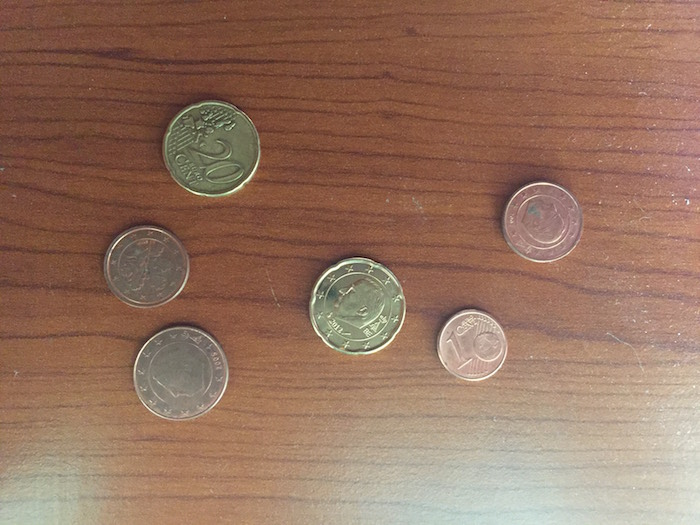
#> input picture code/img/coin1.JPG, 700 x 525 px
$ python simple_contour.py --image img/coin1.JPG   (older library calls are emulated)
#> lines starting #> are read from the running program, lines starting #| are printed output that depends on the picture; after the words box and inside, x2 and y2 are one past the last pixel; in counts of white or black regions, pixels touching at a corner belong together
# import the necessary packages
from __future__ import print_function
from skimage.feature import peak_local_max
from skimage.morphology import watershed
from scipy import ndimage
import argparse
import cv2

# construct the argument parse and parse the arguments
ap = argparse.ArgumentParser()
ap.add_argument("-i", "--image", required=True,
	help="path to input image")
args = vars(ap.parse_args())


# load the image and perform pyramid mean shift filtering
# to aid the thresholding step
image = cv2.imread(args["image"])
#> image is the input picture: shape (525, 700, 3); mean B, G, R 96.4, 115.5, 149.7
shifted = cv2.pyrMeanShiftFiltering(image, 21, 51)
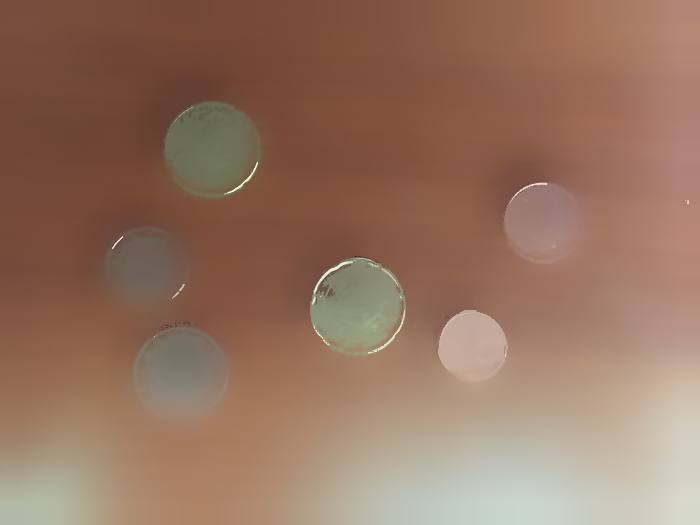
#> shifted: shape (525, 700, 3); mean B, G, R 96.1, 115.3, 149.8
#cv2.imshow("Input", image)


# convert the mean shift image to grayscale, then apply
# Otsu's thresholding
gray = cv2.cvtColor(shifted, cv2.COLOR_BGR2GRAY)
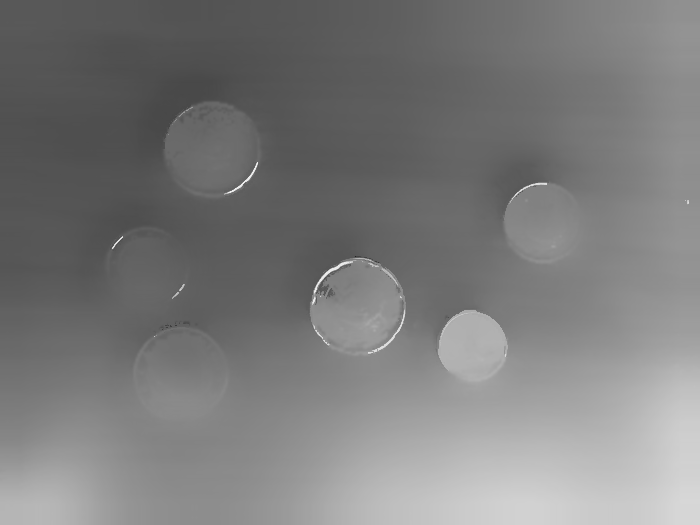
#> gray: shape (525, 700); min 33, max 239, mean 123.4
thresh = cv2.threshold(gray, 0, 255,
	cv2.THRESH_BINARY | cv2.THRESH_OTSU)[1]
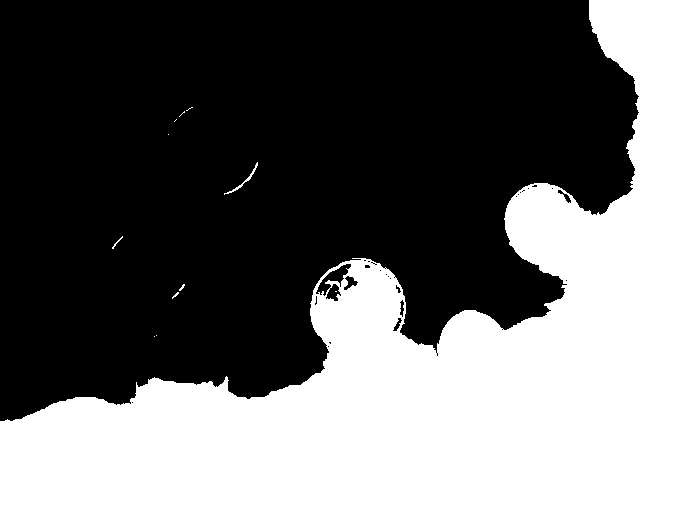
#> thresh: shape (525, 700); 43.5% white; 12 white regions (9 under 20 px)
#cv2.imshow("Thresh", thresh)


# find contours in the thresholded image
cnts = cv2.findContours(thresh.copy(), cv2.RETR_EXTERNAL,
	cv2.CHAIN_APPROX_SIMPLE)[-2]
#> cnts = 11 contours, 9 with area under 20; largest, box (x1, y1, x2, y2) and area: (0, 0, 700, 525) 159003, (224, 162, 258, 195) 58
print("[INFO] {} unique contours found".format(len(cnts)))
#| [INFO] 11 unique contours found

# loop over the contours
for (i, c) in enumerate(cnts):
	# draw the contour
	((x, y), _) = cv2.minEnclosingCircle(c)
	cv2.putText(image, "#{}".format(i + 1), (int(x) - 10, int(y)),
		cv2.FONT_HERSHEY_SIMPLEX, 0.6, (0, 0, 255), 2)
	cv2.drawContours(image, [c], -1, (0, 255, 0), 2)
#> this loop made 11 passes
#> (x, y) on passes 1, 2, 3, 4, 5, 6, 7, 10, 11: (154, 336), (156, 335), (175, 295), (181.5, 287), (117, 242), (240.5, 178), (168, 134), (189, 108.5), (349.5, 262)
#> (c, x, y) on passes 8 to 9: ([[176, 119], [174, 121]], 175, 120), ([[184, 111], [179, 116], [183, 112], [184, 112]], 181.5, 113.5)
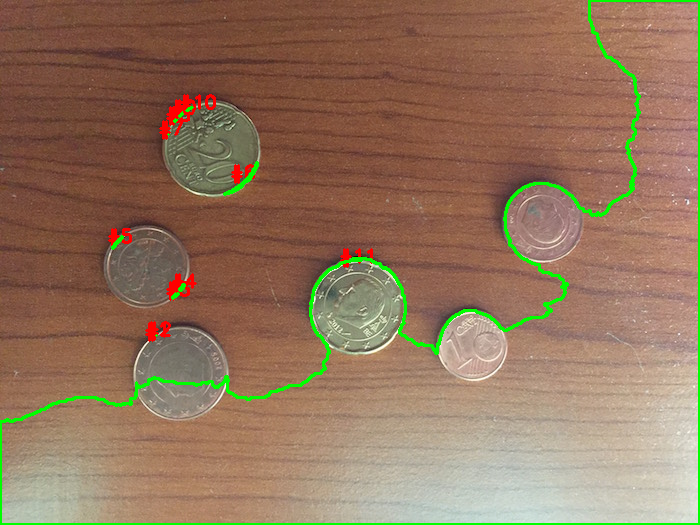
#> image: shape (525, 700, 3); 2.79% of pixels changed, all inside (x1, y1, x2, y2) = (0, 0, 700, 525)

# show the output image
cv2.imshow("Image", image)
cv2.waitKey(0)
